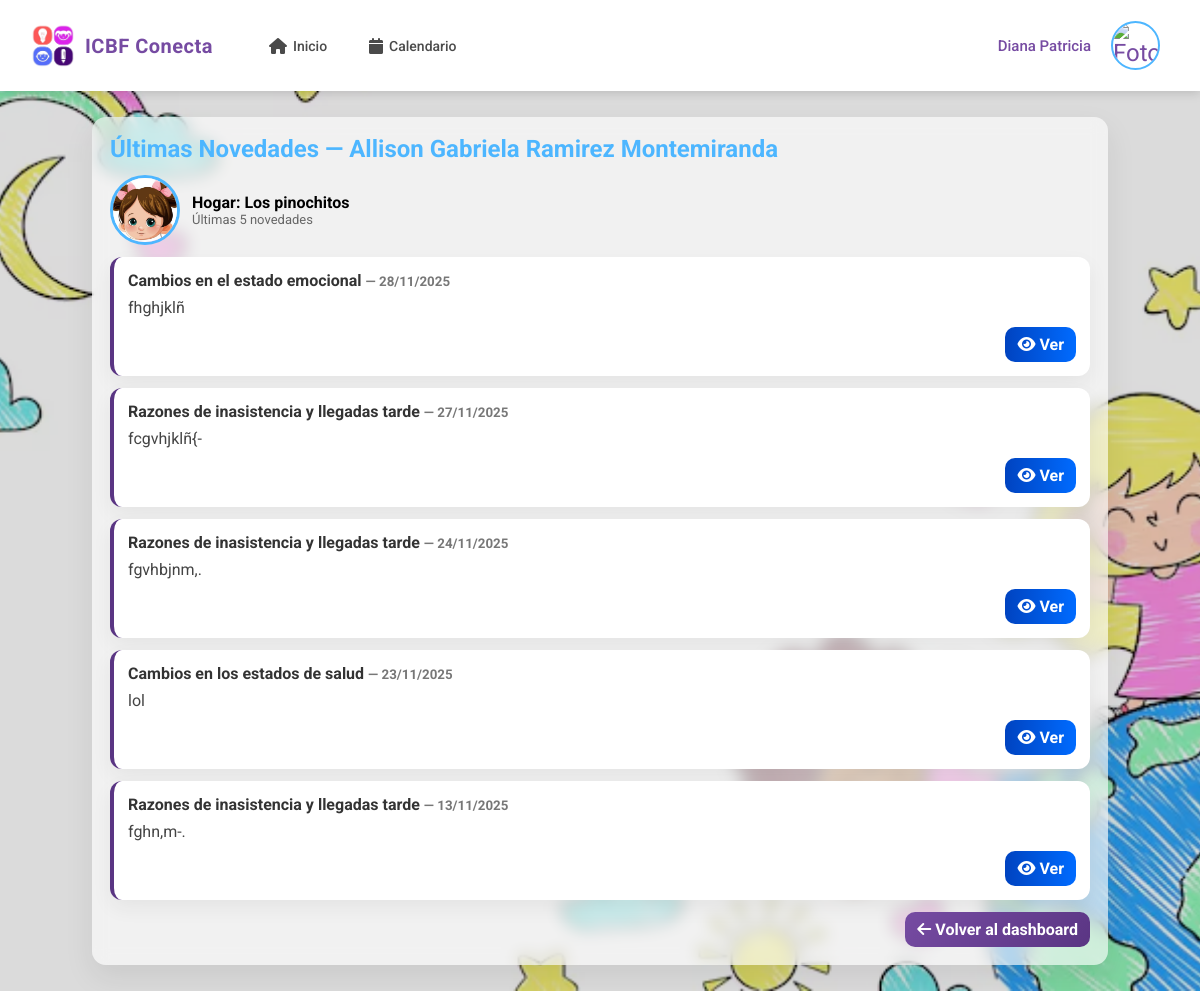
/novedades/padre/lista/2/ (signed in), run on the app's committed database.
### core/models.py (models this page shows, shortened)
class Usuario(AbstractUser):
    TIPO_DOCUMENTO_CHOICES = [
        ('CC', 'Cédula de ciudadanía'),
        ('TI', 'Tarjeta de identidad'),
        ('CE', 'Cédula de extranjería'),
        ('PA', 'Pasaporte'),
    ]
    SEXO_CHOICES = [
        ('M', 'Masculino'),
        ('F', 'Femenino'),
        ('O', 'Otro'),
    ]
    username = None
    tipo_documento = models.CharField(max_length=5, choices=TIPO_DOCUMENTO_CHOICES, default='CC')
    documento = models.BigIntegerField(unique=True)
    nombres = models.CharField(max_length=50)
    apellidos = models.CharField(max_length=50)
    correo = models.EmailField(max_length=100, unique=False)  # ⚠️ TEMPORAL: Permitir correos duplicados para pruebas
    sexo = models.CharField(max_length=1, choices=SEXO_CHOICES, default='F')
    departamento_residencia = models.ForeignKey(Departamento, on_delete=models.SET_NULL, null=True, blank=True, related_name='residentes')
    ciudad_residencia = models.ForeignKey(Municipio, on_delete=models.SET_NULL, null=True, blank=True, related_name='residentes')
    localidad_bogota = models.ForeignKey(LocalidadBogota, on_delete=models.SET_NULL, null=True, blank=True, related_name='residentes',
                                         help_text='Solo aplica si vive en Bogotá D.C.')
    direccion = models.CharField(max_length=100, null=True, blank=True)
    barrio = models.CharField(max_length=100, null=True, blank=True)
    telefono = models.CharField(max_length=20, null=True, blank=True)
    nivel_educativo = models.CharField(max_length=50, null=True, blank=True)
    rol = models.ForeignKey(Rol, on_delete=models.PROTECT, null=True)
    foto_admin = models.ImageField(upload_to=admin_upload_path, null=True, blank=True)
    fecha_creacion = models.DateTimeField(auto_now_add=True)
    fecha_actualizacion = models.DateTimeField(auto_now=True)
    EMAIL_FIELD = 'correo'
    USERNAME_FIELD = 'documento'
    REQUIRED_FIELDS = ['nombres', 'apellidos', 'correo', 'tipo_documento']
    objects = CustomUserManager()
    class Meta:
        db_table = 'usuarios'

class Nino(models.Model):
    TIPO_SANGRE_CHOICES = [
        ('O+', 'O+'), ('O-', 'O-'), ('A+', 'A+'), ('A-', 'A-'),
        ('B+', 'B+'), ('B-', 'B-'), ('AB+', 'AB+'), ('AB-', 'AB-')
    ]
    PARENTESCO_CHOICES = [
        ('padre', 'Padre'), ('madre', 'Madre'), ('tutor', 'Tutor'),
        ('abuelo', 'Abuelo/a'), ('tio', 'Tío/a'), ('hermano', 'Hermano/a'),
        ('otro', 'Otro')
    ]
    TIPO_DOCUMENTO_CHOICES = [
        ('RC', 'Registro Civil'),
        ('TI', 'Tarjeta de Identidad'),
        ('CV', 'Carné de Vacunación'),
        ('AN', 'Acta de Nacimiento'),
        ('CE', 'Cédula de Extranjería'),
        ('PA', 'Pasaporte'),
    ]
    nombres = models.CharField(max_length=50)
    apellidos = models.CharField(max_length=50)
    fecha_nacimiento = models.DateField()
    tipo_documento = models.CharField(max_length=2, choices=TIPO_DOCUMENTO_CHOICES, default='RC', verbose_name='Tipo de Documento')
    documento = models.BigIntegerField(null=True, blank=True, verbose_name='Número de Documento')
    genero = models.CharField(
        max_length=20,
        null=True,
        blank=True,
        choices=[
            ('masculino', 'masculino'),
            ('femenino', 'femenino'),
            ('otro', 'otro'),
            ('no_especificado', 'no_especificado')
        ]
    )
    tipo_sangre = models.CharField(max_length=3, choices=TIPO_SANGRE_CHOICES, null=True, blank=True)
    parentesco = models.CharField(max_length=20, choices=PARENTESCO_CHOICES, null=True, blank=True)
    tiene_discapacidad = models.BooleanField(default=False)
    tipos_discapacidad = models.ManyToManyField('Discapacidad', blank=True)
    otra_discapacidad = models.CharField(max_length=100, null=True, blank=True)
    PAIS_NACIMIENTO_CHOICES = [
        ('', '-- Seleccione el país de nacimiento --'),
        ('colombia', 'Colombia'),
        ('venezuela', 'Venezuela'),
        ('ecuador', 'Ecuador'),
        ('peru', 'Perú'),
        ('panama', 'Panamá'),
        ('brasil', 'Brasil'),
        ('argentina', 'Argentina'),
        ('chile', 'Chile'),
        ('bolivia', 'Bolivia'),
        ('paraguay', 'Paraguay'),
        ('uruguay', 'Uruguay'),
        ('mexico', 'México'),
        ('costa_rica', 'Costa Rica'),
        ('nicaragua', 'Nicaragua'),
        ('honduras', 'Honduras'),
        ('guatemala', 'Guatemala'),
        ('el_salvador', 'El Salvador'),
        ('cuba', 'Cuba'),
        ('republica_dominicana', 'República Dominicana'),
        ('haiti', 'Haití'),
        ('estados_unidos', 'Estados Unidos'),
        ('canada', 'Canadá'),
        ('espana', 'España'),
        ('italia', 'Italia'),
        ('francia', 'Francia'),
        ('alemania', 'Alemania'),
        ('otro', 'Otro país')
    ]
    nacionalidad = models.CharField(
        max_length=50,
        choices=PAIS_NACIMIENTO_CHOICES,
        null=True,
        blank=True,
        verbose_name="País de nacimiento"
    )
    otro_pais = models.CharField(max_length=50, null=True, blank=True, verbose_name="Otro país (especifique)")
    fecha_ingreso = models.DateField(auto_now_add=True, verbose_name="Fecha de ingreso al hogar")
    hogar = models.ForeignKey(HogarComunitario, on_delete=models.PROTECT, related_name='ninos')
    padre = models.ForeignKey(Padre, on_delete=models.CASCADE, related_name='ninos')
    foto = models.FileField(upload_to='ninos/fotos/', null=True, blank=True)
    carnet_vacunacion = models.FileField(upload_to='ninos/vacunacion/', null=True, blank=True)
    certificado_eps = models.FileField(upload_to='ninos/eps/', null=True, blank=True)
    fecha_registro = models.DateTimeField(auto_now_add=True)
    registro_civil_img = models.FileField(upload_to='ninos/registro_civil/', null=True, blank=True)
    observaciones_medicas = models.TextField(null=True, blank=True, verbose_name="Observaciones médicas")
    estado = models.CharField(
        max_length=20,
        choices=[
            ('activo', 'Activo'),
            ('inactivo', 'Inactivo'),
            ('retirado', 'Retirado')
        ],
        default='activo'
    )
    class Meta:
        db_table = 'ninos'

class HogarComunitario(models.Model):
    regional = models.ForeignKey(Regional, on_delete=models.PROTECT, related_name='hogares')
    ciudad = models.ForeignKey(Ciudad, on_delete=models.PROTECT, related_name='hogares')
    nombre_hogar = models.CharField(max_length=100)
    direccion = models.CharField(max_length=200)
    localidad = models.CharField(max_length=100, blank=True, default='')  # Mantener para hogares antiguos, se asigna en la vista
    localidad_bogota = models.ForeignKey('LocalidadBogota', on_delete=models.SET_NULL, null=True, blank=True, related_name='hogares')
    barrio = models.CharField(max_length=100, null=True, blank=True)
    estrato = models.IntegerField(null=True, blank=True)
    fecha_primera_visita = models.DateField(null=True, blank=True, help_text="Fecha programada para la primera visita técnica")
    ultima_visita = models.DateField(null=True, blank=True, help_text="Fecha de la última visita técnica realizada")
    proxima_visita = models.DateField(null=True, blank=True, help_text="Fecha programada para la próxima visita técnica (calculada automáticamente)")
    observaciones_visita = models.TextField(blank=True, help_text="Observaciones de la última visita técnica realizada")
    estado_aptitud = models.CharField(
        max_length=20,
        choices=[
            ('no_apto', 'No Apto'),
            ('apto', 'Apto'),
        ],
        default='no_apto',
        help_text="Estado de aptitud del hogar. Se actualiza a 'Apto' después de la primera visita aprobada"
    )
    area_social_m2 = models.DecimalField(max_digits=6, decimal_places=2, null=True, blank=True,
                                         help_text="Metros cuadrados del área social disponible para los niños")
    capacidad_calculada = models.IntegerField(null=True, blank=True,
                                              help_text="Capacidad calculada según área social (m²/2)")
    formulario_completo = models.BooleanField(default=False,
                                              help_text="Indica si se completó el formulario 2 de visita técnica")
    num_habitaciones = models.IntegerField(null=True, blank=True)
    num_banos = models.IntegerField(null=True, blank=True)
    material_construccion = models.TextField(null=True, blank=True)
    riesgos_cercanos = models.TextField(null=True, blank=True)
    fotos_interior = models.FileField(upload_to='hogares/fotos_interior/', null=True, blank=True)
    fotos_exterior = models.FileField(upload_to='hogares/fotos_exterior/', null=True, blank=True)
    geolocalizacion_lat = models.DecimalField(max_digits=10, decimal_places=7, null=True, blank=True)
    geolocalizacion_lon = models.DecimalField(max_digits=10, decimal_places=7, null=True, blank=True)
    tipo_tenencia = models.CharField(max_length=50, choices=[
        ('Propia', 'Propia'),
        ('Arrendada', 'Arrendada'),
        ('Comodato', 'Comodato')
    ], null=True, blank=True)
    documento_tenencia_pdf = models.FileField(upload_to='hogares/documentos_tenencia/', null=True, blank=True)
    capacidad = models.IntegerField(null=True, blank=True, help_text="Capacidad aprobada del hogar (entre 12 y 15 niños según normativa ICBF)")
    capacidad_maxima = models.IntegerField(default=15, help_text="Capacidad máxima permitida (15 niños según normativa)")
    estado = models.CharField(
        max_length=30,
        choices=[
            ('pendiente_revision', 'Pendiente de Revisión'),
            ('en_revision', 'En Revisión'),
            ('aprobado', 'Aprobado'),
            ('rechazado', 'Rechazado'),
            ('en_mantenimiento', 'En Mantenimiento'),
            ('pendiente_visita', 'Pendiente de Visita'),
            ('visita_agendada', 'Visita Agendada'),
            ('en_evaluacion', 'En Evaluación'),
            ('activo', 'Activo'),
            ('inactivo', 'Inactivo'),
        ],
        default='pendiente_revision'
    )
    madre = models.ForeignKey(MadreComunitaria, on_delete=models.PROTECT, related_name='hogares_asignados')
    fecha_registro = models.DateTimeField(auto_now_add=True)
    fecha_habilitacion = models.DateTimeField(null=True, blank=True)  # Cuando pasa a activo/aprobado
    class Meta:
        db_table = 'hogares_comunitarios'

### novedades/models.py (models this page shows, shortened)
class Novedad(models.Model):
    nino = models.ForeignKey(Nino, on_delete=models.CASCADE)
    docente = models.CharField(max_length=100)
    fecha = models.DateField()
    clase = models.CharField(max_length=100)
    descripcion = models.TextField()
    causa = models.CharField(max_length=255, blank=True)
    disposicion = models.TextField(blank=True)
    acuerdos = models.TextField(blank=True)
    observaciones = models.TextField(blank=True)
    usuario = models.ForeignKey(User, on_delete=models.CASCADE, null=True, blank=True)  # 🔔 quién creó la novedad
    archivo_pdf = models.FileField(upload_to='novedades_pdfs/', blank=True, null=True)
    TIPOS_NOVEDAD = [
        ('a', 'Cambios en los estados de salud'),
        ('b', 'Cambios en el estado emocional'),
        ('c', 'Razones de inasistencia y llegadas tarde'),
        ('d', 'Inapetencia'),
        ('e', 'Cambios de medicamentos'),
        ('f', 'Inasistencia de medicamentos'),
        ('g', 'Sin registro civil'),
        ('h', 'Sin afiliación en salud'),
        ('i', 'Sin esquema de vacunación'),
        ('j', 'Otra'),
    ]
    tipo = models.CharField(max_length=1, choices=TIPOS_NOVEDAD, verbose_name="Tipo de novedad")

### novedades/views.py (the view)
# urls.py: path('padre/lista/<int:nino_id>/', views.novedades_padre_nino, name='lista_padre_novedades'),
@login_required
def novedades_padre_nino(request, nino_id):
    if not request.user.is_authenticated or not hasattr(request.user, 'rol') or request.user.rol.nombre_rol != 'padre':
        return HttpResponseForbidden('Acceso denegado')
    from core.models import Nino
    nino = get_object_or_404(Nino, id=nino_id)
    if not hasattr(nino, 'padre') or nino.padre.usuario != request.user:
        return HttpResponseForbidden('Acceso denegado')
    novedades = Novedad.objects.filter(nino=nino).order_by('-fecha')[:5]
    return render(request, 'novedades/lista_padre_novedades.html', {'novedades': novedades, 'nino': nino})

### templates/novedades/lista_padre_novedades.html (shortened to what this page needs)
{% load static %}
<!DOCTYPE html>
<html lang="es">
<head>
  <link rel="stylesheet" href="https://cdnjs.cloudflare.com/ajax/libs/font-awesome/6.0.0-beta3/css/all.min.css" />
</head>
<body>
  {% include 'padre/navbar_padre.html' %}
  <div class="wrap">
    <h2>Últimas Novedades — {{ nino.nombres }} {{ nino.apellidos }}</h2>
    <div class="nino-meta">
      {% if nino.foto %}
        <img src="{{ nino.foto.url }}" class="nino-photo" alt="foto"/>
      {% else %}
        <img src="{% static 'img/nino_placeholder.jpg' %}" class="nino-photo" alt="sin foto"/>
      {% endif %}
      <div>
        <div style="font-weight:700">Hogar: {{ nino.hogar.nombre_hogar }}</div>
        <div style="color:#666;font-size:13px">Últimas 5 novedades</div>
      </div>
    </div>
    {% if novedades %}
      {% for novedad in novedades %}
        <div class="novedad">
          <h4>{{ novedad.get_tipo_display }} <small>— {{ novedad.fecha|date:'d/m/Y' }}</small></h4>
          <div style="color:#444">{{ novedad.descripcion|truncatewords:40 }}</div>
          <div style="margin-top:10px;display:flex;gap:8px;justify-content:flex-end">
            <a href="{% url 'novedades:detalle_padre' novedad.id %}" class="btn btn-detail"><i class="fas fa-eye"></i> Ver</a>
          </div>
        </div>
      {% endfor %}
    {% else %}
      <div class="empty">No hay novedades registradas para este niño.</div>
    {% endif %}
    <div class="actions">
      <a href="{% url 'padre_dashboard' %}" class="btn btn-back"><i class="fas fa-arrow-left"></i> Volver al dashboard</a>
    </div>
  </div>
</body>
</html>

### templates/padre/navbar_padre.html (shortened to what this page needs)
{% load static %}
<!DOCTYPE html>
<html lang="es">
<head>
    <link rel="stylesheet" href="https://cdnjs.cloudflare.com/ajax/libs/font-awesome/6.0.0-beta3/css/all.min.css">
    <link rel="stylesheet" href="{% static 'css/navbar_madre.css' %}">
</head>
<body>
    <header class="navbar-madre">
        <div class="header-left">
            <a href="{% url 'padre_dashboard' %}" class="logo-link">
                <img src="{% static 'img/logoSinFondo.png' %}" alt="ICBF Conecta" class="navbar-logo">
                <h1>ICBF Conecta</h1>
            </a>
        </div>
        <nav class="navbar-menu">
          <ul>
            <li><a href="{% url 'padre_dashboard' %}" class="btn-inicio"><i class="fas fa-home"></i> Inicio</a></li>
            <li><a href="{% url 'calendario_padres' %}" class="btn-planeaciones"><i class="fas fa-calendar"></i> Calendario</a></li>
          </ul>
        </nav>
        <div class="header-right">
            <span class="navbar-user-name">{{ user.nombres }}</span>
            <div class="user-menu-dropdown">
                <button class="user-menu-button nav-btn" aria-haspopup="true" aria-expanded="false">
                    <img src="{% if user.foto_admin %}{{ user.foto_admin.url }}{% else %}{% static 'img/default_user.png' %}{% endif %}" alt="Foto" class="nav-profile-img">
                </button>
            </div>
        </div>
    </header>
</body>
</html>

### data on the page
Usuario: nombres "Diana Patricia"
Nino: nombres "Allison Gabriela", apellidos "Ramirez Montemiranda", foto (picture), hogar.nombre_hogar "Los pinochitos"
Novedad: tipo "Cambios en el estado emocional", fecha "28/11/2025", descripcion "fhghjklñ"
Novedad: tipo "Razones de inasistencia y llegadas tarde", fecha "27/11/2025", descripcion "fcgvhjklñ{-"
Novedad: tipo "Razones de inasistencia y llegadas tarde", fecha "24/11/2025", descripcion "fgvhbjnm,."
Novedad: tipo "Cambios en los estados de salud", fecha "23/11/2025", descripcion "lol"
Novedad: tipo "Razones de inasistencia y llegadas tarde", fecha "13/11/2025", descripcion "fghn,m-."
